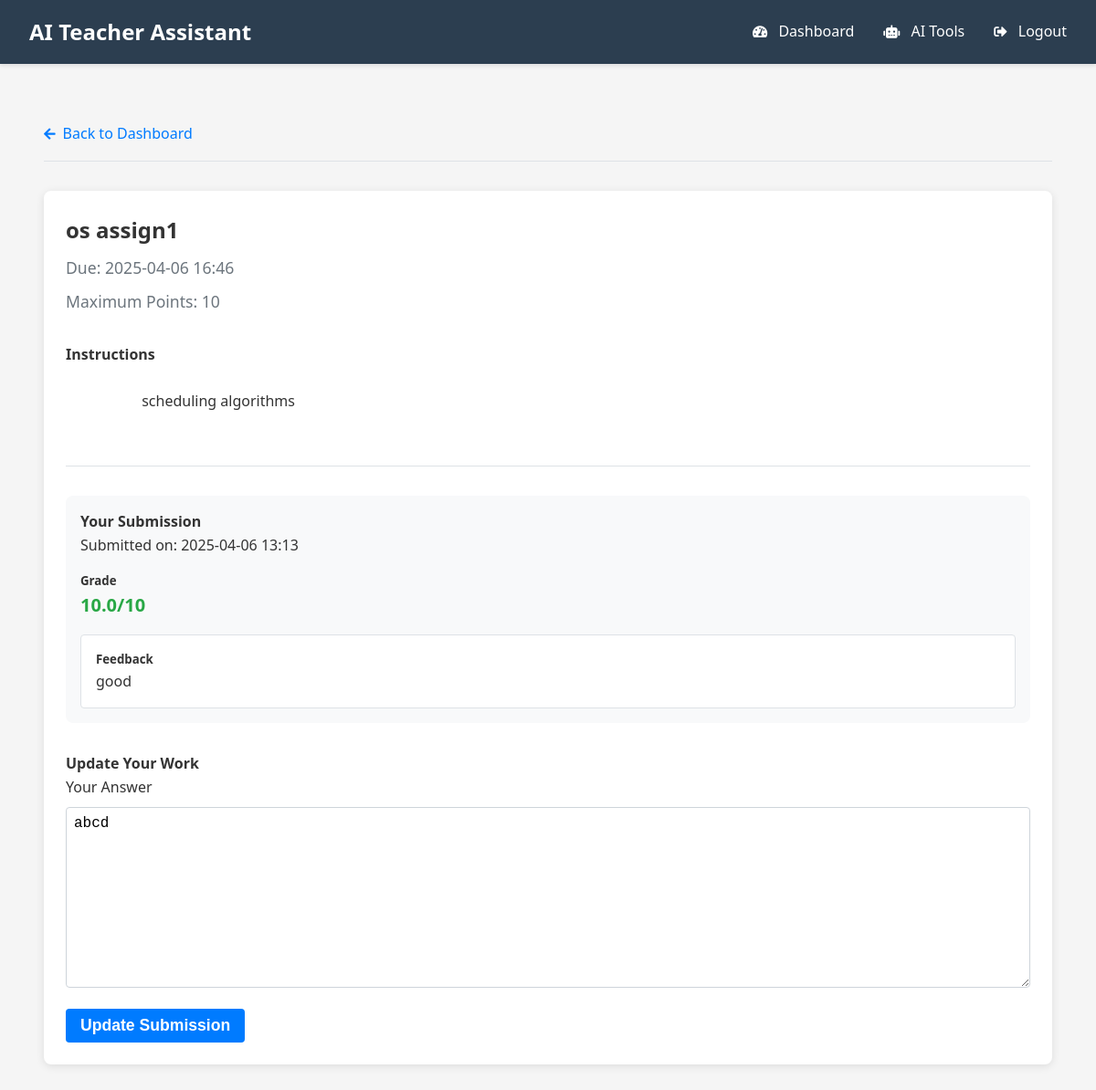
Screenshot of /student/assignment/2 (signed in) with the database file from the repository.
### models.py (models this page shows, shortened)
class Assignment(db.Model):
    id = db.Column(db.Integer, primary_key=True)
    title = db.Column(db.String(100), nullable=False)
    description = db.Column(db.Text, nullable=False)
    due_date = db.Column(db.DateTime, nullable=False)
    max_points = db.Column(db.Integer, nullable=False)
    class_id = db.Column(db.Integer, db.ForeignKey('class.id'), nullable=False)
    submissions = db.relationship('Submission', back_populates='assignment', lazy=True)

class Submission(db.Model):
    id = db.Column(db.Integer, primary_key=True)
    submission_text = db.Column(db.Text, nullable=False)
    submitted_at = db.Column(db.DateTime, default=datetime.utcnow, nullable=False)
    grade = db.Column(db.Float)
    feedback = db.Column(db.Text)
    weak_topics = db.Column(db.Text)  # Comma-separated list of weak topics
    assignment_id = db.Column(db.Integer, db.ForeignKey('assignment.id'), nullable=False)
    student_id = db.Column(db.Integer, db.ForeignKey('user.id'), nullable=False)
    assignment = db.relationship('Assignment', back_populates='submissions')

### routes/student.py (the view, shortened to what this page needs)
@student.route('/assignment/<int:assignment_id>', methods=['GET', 'POST'])
@login_required
@student_required
def view_assignment(assignment_id):
    assignment = Assignment.query.get_or_404(assignment_id)
    if assignment.class_obj not in current_user.enrolled_classes:
        abort(403)  # Forbidden
    submission = Submission.query.filter_by(
        student_id=current_user.id,
        assignment_id=assignment_id
    ).first()
    return render_template('student/view_assignment.html',
                         assignment=assignment,
                         submission=submission,
                         datetime=datetime)

### app.py (called while the page is built)
def create_app():
    app = Flask(__name__)
    app.config.from_object(Config)
    db.init_app(app)
    migrate = Migrate(app, db)
    login_manager = LoginManager()
    login_manager.login_view = 'auth.login'
    login_manager.init_app(app)
    @login_manager.user_loader
    def load_user(user_id):
        return User.query.get(int(user_id))
    app.register_blueprint(main)
    app.register_blueprint(auth)
    app.register_blueprint(teacher)
    app.register_blueprint(student)
    app.register_blueprint(ai)
    return app

### models.py (called while the page is built)
    def is_teacher(self):
        return self.role == 'teacher'

    def is_student(self):
        return self.role == 'student'

### routes/student.py (called while the page is built)
def student_required(f):
    @wraps(f)
    def decorated_function(*args, **kwargs):
        if not current_user.is_student():
            return "Access denied", 403
        return f(*args, **kwargs)
    return decorated_function

### templates/student/view_assignment.html (shortened to what this page needs)
{% extends "base.html" %}
{% block content %}
<div class="dashboard">
    <div class="dashboard-header">
        <div class="header-navigation">
            <a href="{{ url_for('student.dashboard') }}" class="nav-links">
                <i class="fas fa-arrow-left"></i> Back to Dashboard
            </a>
        </div>
    </div>
    <div class="dashboard-content">
        <div class="dashboard-card">
            <div class="assignment-header">
                <h2>{{ assignment.title }}</h2>
                <div class="assignment-meta">
                    <p class="due-date">
                        Due: {{ assignment.due_date.strftime('%Y-%m-%d %H:%M') }}
                    </p>
                    <p class="points">Maximum Points: {{ assignment.max_points }}</p>
                </div>
            </div>
            <div class="assignment-description">
                <h4>Instructions</h4>
                <div class="description-content">
                    {{ assignment.description }}
                </div>
            </div>
            {% if submission %}
                <div class="submission-status">
                    <h4>Your Submission</h4>
                    <p>Submitted on: {{ submission.submitted_at.strftime('%Y-%m-%d %H:%M') }}</p>
                    {% if submission.grade is not none %}
                        <div class="grade-info">
                            <h5>Grade</h5>
                            <p class="grade">{{ submission.grade }}/{{ assignment.max_points }}</p>
                            {% if submission.feedback %}
                                <div class="feedback">
                                    <h5>Feedback</h5>
                                    <p>{{ submission.feedback }}</p>
                                </div>
                            {% endif %}
                        </div>
                    {% else %}
                        <p class="text-muted">Not graded yet</p>
                    {% endif %}
                </div>
            {% endif %}
            {% if datetime.utcnow() <= assignment.due_date %}
                <div class="submission-form">
                    <h4>{% if submission %}Update{% else %}Submit{% endif %} Your Work</h4>
                    <form method="POST">
                        <div class="form-group">
                            <label for="submission_text">Your Answer</label>
                            <textarea class="form-textarea" id="submission_text"
                                      name="submission_text" rows="10" required>{{ submission.submission_text if submission else '' }}</textarea>
                        </div>
                        <button type="submit" class="btn-primary">
                            {% if submission %}Update Submission{% else %}Submit Assignment{% endif %}
                        </button>
                    </form>
                </div>
            {% endif %}
        </div>
    </div>
</div>
{% endblock %}

### templates/base.html (shortened to what this page needs)
<!DOCTYPE html>
<html lang="en">
  <head>
    <link
      rel="stylesheet"
      href="{{ url_for('static', filename='css/style.css') }}"
    />
    <link rel="stylesheet" href="https://cdnjs.cloudflare.com/ajax/libs/font-awesome/5.15.4/css/all.min.css" />
  </head>
  <body>
    <nav class="navbar">
      <div class="nav-brand">AI Teacher Assistant</div>
      <div class="nav-links">
        {% if current_user.is_authenticated %}
        <a
          href="{{ url_for('teacher.dashboard' if current_user.is_teacher() else 'student.dashboard') }}"
          ><i class="fas fa-tachometer-alt"></i> Dashboard</a
        >
        <div class="dropdown">
          <a href="#" class="dropdown-toggle"><i class="fas fa-robot"></i> AI Tools</a>
        </div>
        <a href="{{ url_for('auth.logout') }}"><i class="fas fa-sign-out-alt"></i> Logout</a>
        {% endif %}
      </div>
    </nav>
    <div class="container">
      <div class="content-wrapper">{% block content %}{% endblock %}</div>
    </div>
  </body>
</html>

### static/css/style.css (style rules this page uses)
* { margin: 0; padding: 0; box-sizing: border-box; }
body { font-family: "Segoe UI", Tahoma, Geneva, Verdana, sans-serif; line-height: 1.6; background-color: #f5f5f5; color: #333; }
.navbar { background-color: #2c3e50; padding: 1rem 2rem; display: flex; justify-content: space-between; align-items: center; box-shadow: 0 2px 4px rgba(0, 0, 0, 0.1); }
.nav-brand { color: white; font-size: 1.5rem; font-weight: bold; }
.nav-links a { color: white; text-decoration: none; margin-left: 1.5rem; transition: color 0.3s ease; }
.container { max-width: 1200px; margin: 2rem auto; padding: 0 1rem; }
.btn-primary, .btn-secondary { display: inline-block; padding: 0.8rem 1.5rem; border-radius: 6px; text-decoration: none; font-size: 1.1rem; font-weight: bold; transition: all 0.3s ease-in-out; text-align: center; min-width: 150px; }
.btn-primary { background-color: #ff6f61; color: white; }
.dashboard { padding: 2rem; }
.dashboard-content { display: grid; grid-template-columns: repeat(auto-fit, minmax(300px, 1fr)); gap: 2rem; }
.dashboard-card { background-color: white; padding: 1.5rem; border-radius: 8px; box-shadow: 0 2px 10px rgba(0, 0, 0, 0.1); transition: transform 0.3s ease-in-out; }
.form-textarea { width: 100%; padding: 0.8rem; border: 1px solid #ddd; border-radius: 4px; font-size: 1rem; resize: vertical; }

### templates/student/view_assignment.html (style rules this page uses)
.dashboard-header { margin-bottom: 2rem; padding-bottom: 1rem; border-bottom: 1px solid #dee2e6; }
.header-navigation { display: flex; align-items: center; }
.nav-links { display: inline-flex; align-items: center; gap: 0.5rem; color: #007bff; text-decoration: none; font-weight: 500; transition: color 0.2s; }
.nav-links i { font-size: 0.9em; }
.assignment-header { margin-bottom: 2rem; }
.assignment-meta { color: #6c757d; margin-top: 0.5rem; }
.due-date { font-size: 1.1rem; margin-bottom: 0.5rem; }
.points { font-size: 1.1rem; margin-bottom: 0; }
.assignment-description { margin-bottom: 2rem; padding-bottom: 2rem; border-bottom: 1px solid #dee2e6; }
.description-content { white-space: pre-wrap; }
.submission-status { margin-bottom: 2rem; padding: 1rem; background-color: #f8f9fa; border-radius: 8px; }
.grade-info { margin-top: 1rem; }
.grade { font-size: 1.25rem; font-weight: bold; color: #28a745; }
.feedback { margin-top: 1rem; padding: 1rem; background-color: #fff; border-radius: 4px; border: 1px solid #dee2e6; }
.submission-form { margin-top: 2rem; }
.form-group { margin-bottom: 1rem; }
.form-textarea { width: 100%; padding: 0.5rem; border: 1px solid #ced4da; border-radius: 4px; margin-top: 0.5rem; }
.btn-primary { display: inline-block; padding: 0.5rem 1rem; background-color: #007bff; color: white; text-decoration: none; border-radius: 0.25rem; border: none; cursor: pointer; transition: background-color 0.2s; }

### templates/base.html (style rules this page uses)
.dropdown { position: relative; display: inline-block; }
.dropdown-toggle { cursor: pointer; }
.nav-links a i { margin-right: 0.5rem; }

### rows the page displays
Assignment: title "os assign1", due_date "2025-04-06 16:46", max_points "10", description "scheduling algorithms"
Submission: submitted_at "2025-04-06 13:13", grade "10.0", feedback "good", submission_text "abcd"
